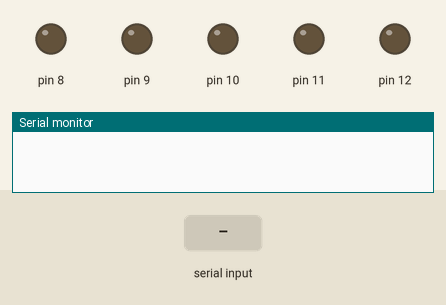
Bench run of a program on a simulated Arduino Uno, built with avr-gcc and run on an emulated ATmega328P. Shown: output pins drawn as LEDs (lit = HIGH), the last lines printed to the serial monitor. The test bench sets the inputs (shaded band).

Above: at 1.2 s.
1.3 s: "1\n" received over Serial
At 2.0 s:
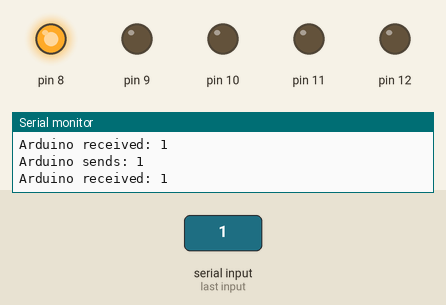
2.8 s: "1\n" received over Serial
At 3.2 s:
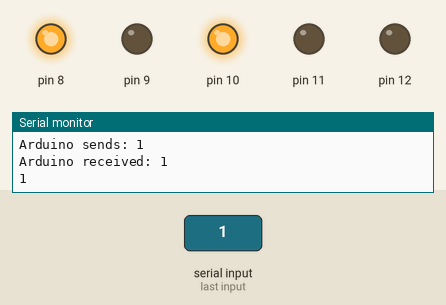
Timing chart, 0 to 5.8 s (numbered marks = the images above; inputs shaded):
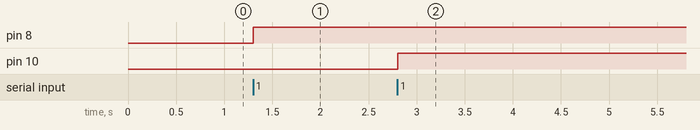

The program:

main.cpp
```cpp
#include <Arduino.h>
#include <stdio.h>

String readString;

void setup()
{

  Serial.begin(9600);  // initialize serial communications at 9600 bps

  pinMode(8, OUTPUT);
  pinMode(9, OUTPUT);
  pinMode(10, OUTPUT);
  pinMode(11, OUTPUT);
  pinMode(12, OUTPUT);

}

void Send() {
  char ard_sends = '1';
  Serial.print("Arduino sends: ");
  Serial.println(ard_sends);
  Serial.print("\n");
  Serial.flush();
}

void loop()
{
  while(!Serial.available()) {}

  // serial read section
  while (Serial.available())
  {
    digitalWrite(8, HIGH);   // turn the LED on (HIGH is the voltage level)
    if (Serial.available() > 0)
    {
      char c = Serial.read();  //gets one byte from serial buffer
      readString += c; //makes the string readString
    }
  }

  if (readString.length() > 0)
  {
    digitalWrite(8, LOW);    // turn the LED off by making the voltage LOW
    Serial.print("Arduino received: ");
    Serial.println(readString); //see what was received
  }

  for (unsigned int i = 0; i < readString.length(); i++) {

    // Set the current output digitalwire as the index + 8 (0 + 8 = 8, where the wires are hooked up)
    int output = i + 8;

    if (readString[i] == '1')
    {
      digitalWrite(output, HIGH);
    }
    else
    {
      digitalWrite(output, LOW);
    }
  }

  delay(500); //Wait 500ms before sending

  // serial write section

  Send();

}
```

Measured:
- after the input at 1.3 s, pin 8: LOW → HIGH at once
- after the input at 2.8 s, pin 10: LOW → HIGH at once
